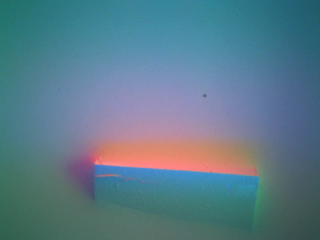
#> input picture captures/img_0.png, 320 x 240 px
$ python -i analyze_depthmap.py   (imports and definitions only)
#> lines starting #> are read from the running program, lines starting #| are printed output that depends on the picture; after the words box and inside, x2 and y2 are one past the last pixel; in counts of white or black regions, pixels touching at a corner belong together
#> further down, picture is the input picture: shape (240, 320, 3); mean B, G, R 137.6, 122.9, 91.1
"""
analyze_depthmap.py


Description:
	This script loads a depth map (e.g., from a GelSight sensor) and a corresponding RGB image, detects a prominent edge in the RGB (using Canny plus Hough lines), and analyzes that edge within the depth map. It reports several metrics such as:

    1. The line's location in pixel coordinates.
    2. The angle of the edge in the XY plane (angle_xy_deg).
    3. The average depth along that edge (avg_depth).
    4. A rough angle between left/right planes near the edge (alpha_deg).
    5. The angle of a bisector relative to the GelSight normal (beta_deg).
    6. An approximate depth measured along that bisector (d_bisector).

Core Functionality:
    1. Depth Map Loading: Reads a .npy file containing depth values (float). Converts to 8-bit for edge detection if needed.
    2. Image Loading: Reads an RGB image (PNG/JPG) from disk.
    3. Edge Detection: Applies Canny edge detection, followed by HoughLinesP to find prominent lines.
    4. Edge Analysis: Finds the longest line, samples depths along it, computes average depth, then samples a perpendicular cross-section to estimate angles.
    Visualization (optional): Plots the depth profile, as well as 2D images showing detected edges and line segments.
    5. Finally, the script saves the computed metrics into a pickle file (results_{index}.pkl) for later use or inspection.

Usage:

	python analyze_depthmap.py --plot -i 0

	(where -i selects an index for loading depthmap_{index}.npy and img_{index}.png, and --plot activates plotting for debugging/visualization).


Author/Contact:
    - Jannick Stranghöner (Universität Bielefeld, jannick.stranghoener@uni-bielefeld.de), 2024
    - (No warranties; adapted for demonstration of GelSight 3D capabilities)
 """

import sys
import argparse
import cv2
import numpy as np
import pickle
import matplotlib.pyplot as plt
import matplotlib.patches as patches

def find_edge_in_rgb(rgb,
                     canny_threshold1=50,
                     canny_threshold2=150,
                     hough_threshold=50,
                     min_line_length=50,
                     max_line_gap=10):
    """
    1) Convert the RGB image to grayscale.
    2) Apply Canny edge detection.
    3) Use HoughLinesP to find prominent line segments.

    Returns:
        edges (binary edge image),
        lines (list of lines from Hough transform),
        edge_img_color (for visualization).
    """
#> called with canny_threshold1 = 50, canny_threshold2 = 150, hough_threshold = 50, min_line_length = 50, max_line_gap = 10
    # Convert to grayscale
    gray = cv2.cvtColor(rgb, cv2.COLOR_BGR2GRAY)
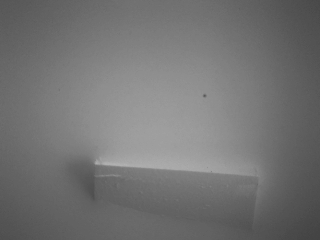
#> gray: shape (240, 320); min 66, max 178, mean 115.1

    # Canny edge detection
    edges = cv2.Canny(gray, canny_threshold1, canny_threshold2, L2gradient=True)
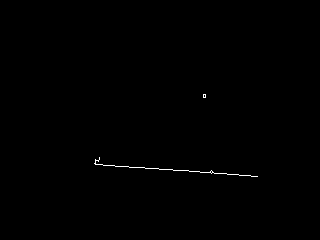
#> edges: shape (240, 320); 0.25% white in thin lines or dots, all inside (x1, y1, x2, y2) = (94, 94, 258, 177)

    # Hough line detection
    lines = cv2.HoughLinesP(
        edges,
        rho=0.5,
        theta=np.pi / 180,
        threshold=hough_threshold,
        minLineLength=min_line_length,
        maxLineGap=max_line_gap
    )
#> lines = [[95, 164, 257, 176]]

    # Visualization: draw lines on top of the original RGB
    edge_img_color = rgb.copy()
    if lines is not None:
        for line in lines:
            x1, y1, x2, y2 = line[0]
            cv2.line(edge_img_color, (x1, y1), (x2, y2), (0, 0, 255), 1)
#> this loop made 1 pass
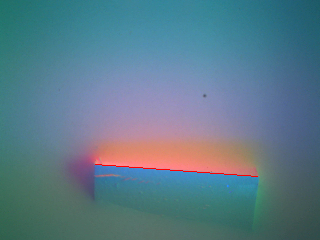
#> edge_img_color: shape (240, 320, 3); 0.21% of pixels changed, all inside (x1, y1, x2, y2) = (95, 164, 258, 177)

    return edges, lines, edge_img_color, gray


# [394 lines left out: functions plot_two_lines_with_angles, compute_line_angle_and_height, main, not called in this run]


# [2 lines not run here, left out]

>>> import cv2
>>> picture = cv2.imread('../captures/img_0.png')
>>> result = find_edge_in_rgb(picture)
